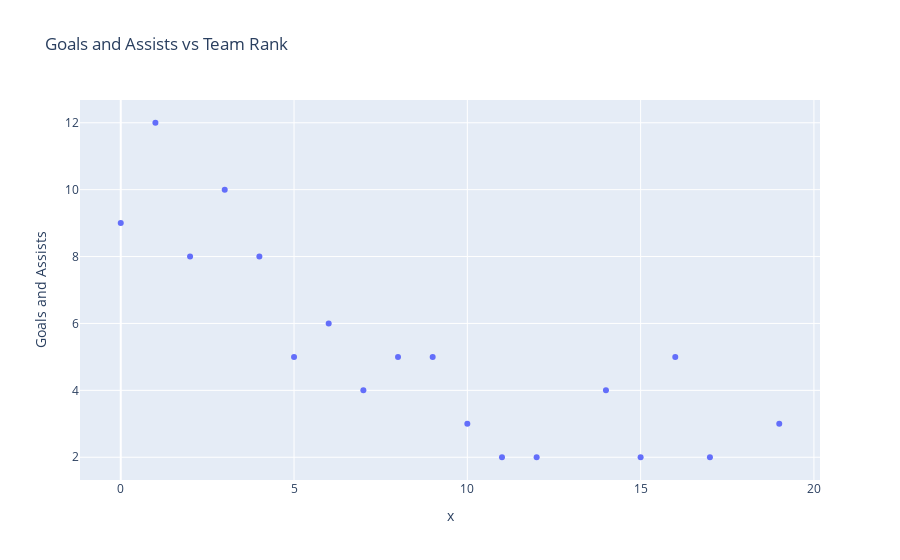

Notebook cell for this chart:
### Markdown cell above
To see if there is a relationship between `Goals and Assists` and team rank, let's create another scatterplot.

### Code cell
fig = px.scatter(combined_data, y='Goals and Assists', x=combined_data.index, hover_data=['Team'], title='Goals and Assists vs Team Rank')
fig.show()

### Figure 1 — Plotly figure (JSON) as saved in the notebook; plotly's stock layout.template omitted (floating-point values rounded to 4 significant figures)
{"data": [{"customdata": [["Liverpool"], ["Manchester City"], ["Manchester United"], ["Chelsea"], ["Leicester City"], ["Wolverhampton Wanderers"], ["Tottenham Hotspur"], ["Sheffield United"], ["Burnley"], ["Arsenal"], ["Everton"], ["Southampton"], ["Newcastle United"], ["Crystal Palace"], ["West Ham United"], ["Brighton & Hove Albion"], ["Aston Villa"], ["Watford"], ["Bournemouth"], ["Norwich City"]], "hovertemplate": "x=%{x}<br>Goals and Assists=%{y}<br>Team=%{customdata[0]}<extra></extra>", "legendgroup": "", "marker": {"color": "#636efa", "symbol": "circle"}, "mode": "markers", "name": "", "showlegend": false, "type": "scatter", "x": [0, 1, 2, 3, 4, 5, 6, 7, 8, 9, 10, 11, 12, 13, 14, 15, 16, 17, 18, 19], "xaxis": "x", "y": [9, 12, 8, 10, 8, 5, 6, 4, 5, 5, 3, 2, 2, null, 4, 2, 5, 2, null, 3], "yaxis": "y"}], "layout": {"legend": {"tracegroupgap": 0}, "title": {"text": "Goals and Assists vs Team Rank"}, "xaxis": {"anchor": "y", "domain": [0, 1], "title": {"text": "x"}}, "yaxis": {"anchor": "x", "domain": [0, 1], "title": {"text": "Goals and Assists"}}}}
